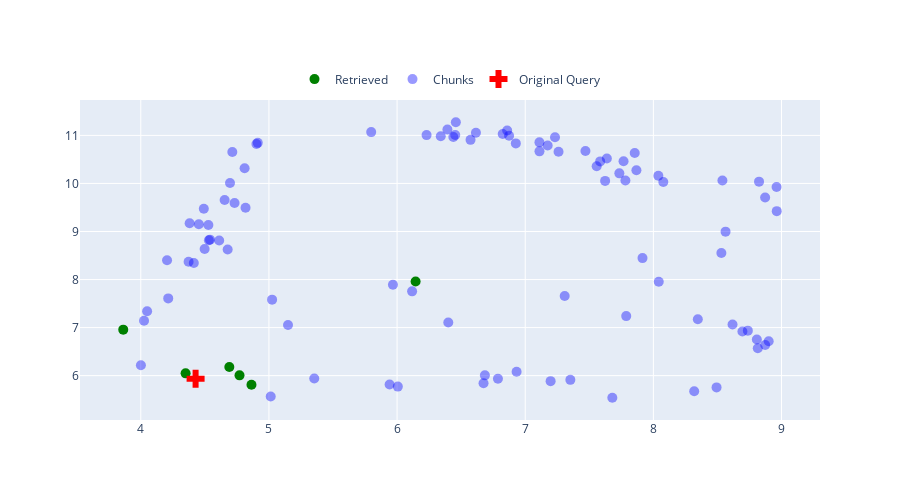

Notebook source saved alongside this figure:
### Code cell
client_openai.visualize_query(
    query=test_query, 
    retrieval_method="HyDE", 
    top_k=6, 
    query_shape_size=10
)
